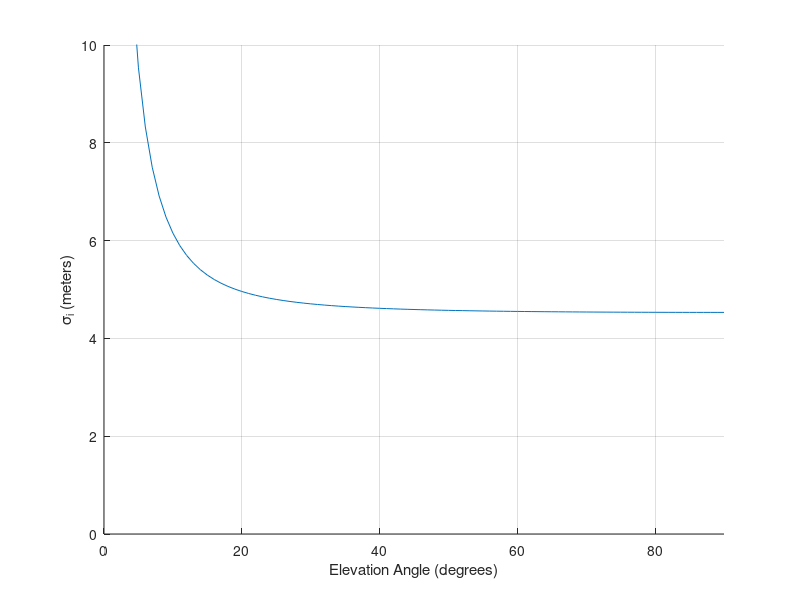

MATLAB code for this plot:


sigma_multipath = 0.22;
sigma_UIRE = 4;
sigma_SNR = 0.22;
sigma_tropo = 0.7;
sigma_URA = sqrt(4); % corresponds to lowest URA index (0)

Elevation = 0:1:90;
for e=1:length(Elevation);
   
   sigma_i(e) = sqrt(sigma_URA^2 + sigma_UIRE^2 + sigma_SNR^2 + (sigma_tropo^2)/(sin(Elevation(e)*pi/180)^2) + (sigma_multipath^2)/(tan(Elevation(e)*pi/180)^2)); 
end

figure(); grid on; hold on;
plot(Elevation,sigma_i);
axis([0 90 0 10]);
xlabel('Elevation Angle (degrees)');
ylabel('\sigma_i (meters)');
